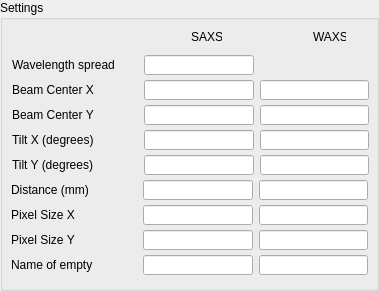
   <widget class="QGroupBox" name="groupBox_7">
    <property name="geometry">
     <rect>
      <x>720</x>
      <y>540</y>
      <width>379</width>
      <height>291</height>
     </rect>
    </property>
    <property name="title">
     <string>Settings</string>
    </property>
    <widget class="caTextEntry" name="catextentry_51">
     <property name="geometry">
      <rect>
       <x>144</x>
       <y>55</y>
       <width>110</width>
       <height>20</height>
      </rect>
     </property>
     <property name="channel" stdset="0">
      <string notr="true">9idcLAX:WavelengthSpread</string>
     </property>
     <property name="background">
      <color>
       <red>115</red>
       <green>215</green>
       <blue>253</blue>
      </color>
     </property>
     <property name="colorMode">
      <enum>caLineEdit::Static</enum>
     </property>
    </widget>
    <widget class="QLabel" name="label_31">
     <property name="geometry">
      <rect>
       <x>12</x>
       <y>132</y>
       <width>95</width>
       <height>16</height>
      </rect>
     </property>
     <property name="text">
      <string>&lt;html&gt;&lt;head/&gt;&lt;body&gt;&lt;p&gt;Tilt X (degrees)&lt;/p&gt;&lt;/body&gt;&lt;/html&gt;</string>
     </property>
    </widget>
    <widget class="caTextEntry" name="catextentry_52">
     <property name="geometry">
      <rect>
       <x>260</x>
       <y>80</y>
       <width>109</width>
       <height>20</height>
      </rect>
     </property>
     <property name="channel" stdset="0">
      <string notr="true">9idcLAX:USAXS_WAXS:BeamCenterX</string>
     </property>
     <property name="background">
      <color>
       <red>115</red>
       <green>215</green>
       <blue>253</blue>
      </color>
     </property>
     <property name="colorMode">
      <enum>caLineEdit::Static</enum>
     </property>
    </widget>
    <widget class="caTextEntry" name="catextentry_59">
     <property name="geometry">
      <rect>
       <x>144</x>
       <y>105</y>
       <width>110</width>
       <height>20</height>
      </rect>
     </property>
     <property name="channel" stdset="0">
      <string notr="true">9idcLAX:USAXS_Pin:BeamCenterY</string>
     </property>
     <property name="background">
      <color>
       <red>115</red>
       <green>215</green>
       <blue>253</blue>
      </color>
     </property>
     <property name="colorMode">
      <enum>caLineEdit::Static</enum>
     </property>
    </widget>
    <widget class="caTextEntry" name="catextentry_61">
     <property name="geometry">
      <rect>
       <x>260</x>
       <y>155</y>
       <width>109</width>
       <height>20</height>
      </rect>
     </property>
     <property name="channel" stdset="0">
      <string notr="true">9idcLAX:USAXS_WAXS:DetectorTiltY</string>
     </property>
     <property name="background">
      <color>
       <red>115</red>
       <green>215</green>
       <blue>253</blue>
      </color>
     </property>
     <property name="colorMode">
      <enum>caLineEdit::Static</enum>
     </property>
    </widget>
    <widget class="QLabel" name="label_32">
     <property name="geometry">
      <rect>
       <x>11</x>
       <y>207</y>
       <width>67</width>
       <height>16</height>
      </rect>
     </property>
     <property name="text">
      <string>&lt;html&gt;&lt;head/&gt;&lt;body&gt;&lt;p&gt;Pixel Size X&lt;/p&gt;&lt;/body&gt;&lt;/html&gt;</string>
     </property>
    </widget>
    <widget class="caTextEntry" name="catextentry_53">
     <property name="geometry">
      <rect>
       <x>260</x>
       <y>105</y>
       <width>109</width>
       <height>20</height>
      </rect>
     </property>
     <property name="channel" stdset="0">
      <string notr="true">9idcLAX:USAXS_WAXS:BeamCenterY</string>
     </property>
     <property name="background">
      <color>
       <red>115</red>
       <green>215</green>
       <blue>253</blue>
      </color>
     </property>
     <property name="colorMode">
      <enum>caLineEdit::Static</enum>
     </property>
    </widget>
    <widget class="QLabel" name="label_33">
     <property name="geometry">
      <rect>
       <x>12</x>
       <y>57</y>
       <width>120</width>
       <height>16</height>
      </rect>
     </property>
     <property name="text">
      <string>&lt;html&gt;&lt;head/&gt;&lt;body&gt;&lt;p&gt;Wavelength spread&lt;/p&gt;&lt;/body&gt;&lt;/html&gt;</string>
     </property>
    </widget>
    <widget class="caTextEntry" name="catextentry_62">
     <property name="geometry">
      <rect>
       <x>143</x>
       <y>255</y>
       <width>110</width>
       <height>20</height>
      </rect>
     </property>
     <property name="channel" stdset="0">
      <string notr="true">9idcLAX:USAXS_Pin:EmptyFileName</string>
     </property>
     <property name="background">
      <color>
       <red>115</red>
       <green>215</green>
       <blue>253</blue>
      </color>
     </property>
     <property name="colorMode">
      <enum>caLineEdit::Static</enum>
     </property>
    </widget>
    <widget class="caTextEntry" name="catextentry_58">
     <property name="geometry">
      <rect>
       <x>144</x>
       <y>130</y>
       <width>110</width>
       <height>20</height>
      </rect>
     </property>
     <property name="channel" stdset="0">
      <string notr="true">9idcLAX:USAXS_Pin:DetectorTiltX</string>
     </property>
     <property name="background">
      <color>
       <red>115</red>
       <green>215</green>
       <blue>253</blue>
      </color>
     </property>
     <property name="colorMode">
      <enum>caLineEdit::Static</enum>
     </property>
    </widget>
    <widget class="QLabel" name="label_34">
     <property name="geometry">
      <rect>
       <x>12</x>
       <y>157</y>
       <width>95</width>
       <height>16</height>
      </rect>
     </property>
     <property name="text">
      <string>&lt;html&gt;&lt;head/&gt;&lt;body&gt;&lt;p&gt;Tilt Y (degrees)&lt;/p&gt;&lt;/body&gt;&lt;/html&gt;</string>
     </property>
    </widget>
    <widget class="QLabel" name="label_35">
     <property name="geometry">
      <rect>
       <x>11</x>
       <y>232</y>
       <width>67</width>
       <height>16</height>
      </rect>
     </property>
     <property name="text">
      <string>&lt;html&gt;&lt;head/&gt;&lt;body&gt;&lt;p&gt;Pixel Size Y&lt;/p&gt;&lt;/body&gt;&lt;/html&gt;</string>
     </property>
    </widget>
    <widget class="caTextEntry" name="catextentry_56">
     <property name="geometry">
      <rect>
       <x>259</x>
       <y>255</y>
       <width>109</width>
       <height>20</height>
      </rect>
     </property>
     <property name="channel" stdset="0">
      <string notr="true">9idcLAX:USAXS_WAXS:EmptyFileName</string>
     </property>
     <property name="background">
      <color>
       <red>115</red>
       <green>215</green>
       <blue>253</blue>
      </color>
     </property>
     <property name="colorMode">
      <enum>caLineEdit::Static</enum>
     </property>
    </widget>
    <widget class="QLabel" name="label_36">
     <property name="geometry">
      <rect>
       <x>313</x>
       <y>29</y>
       <width>33</width>
       <height>16</height>
      </rect>
     </property>
     <property name="text">
      <string>WAXS</string>
     </property>
    </widget>
    <widget class="caTextEntry" name="catextentry_54">
     <property name="geometry">
      <rect>
       <x>259</x>
       <y>205</y>
       <width>109</width>
       <height>20</height>
      </rect>
     </property>
     <property name="channel" stdset="0">
      <string notr="true">9idcLAX:USAXS_WAXS:PinPixSizeX</string>
     </property>
     <property name="background">
      <color>
       <red>115</red>
       <green>215</green>
       <blue>253</blue>
      </color>
     </property>
     <property name="colorMode">
      <enum>caLineEdit::Static</enum>
     </property>
    </widget>
    <widget class="QLabel" name="label_37">
     <property name="geometry">
      <rect>
       <x>11</x>
       <y>182</y>
       <width>91</width>
       <height>16</height>
      </rect>
     </property>
     <property name="text">
      <string>&lt;html&gt;&lt;head/&gt;&lt;body&gt;&lt;p&gt;Distance (mm)&lt;/p&gt;&lt;/body&gt;&lt;/html&gt;</string>
     </property>
    </widget>
    <widget class="caTextEntry" name="catextentry_63">
     <property name="geometry">
      <rect>
       <x>259</x>
       <y>230</y>
       <width>109</width>
       <height>20</height>
      </rect>
     </property>
     <property name="channel" stdset="0">
      <string notr="true">9idcLAX:USAXS_WAXS:PinPixSizeY</string>
     </property>
     <property name="background">
      <color>
       <red>115</red>
       <green>215</green>
       <blue>253</blue>
      </color>
     </property>
     <property name="colorMode">
      <enum>caLineEdit::Static</enum>
     </property>
    </widget>
    <widget class="caTextEntry" name="catextentry_57">
     <property name="geometry">
      <rect>
       <x>143</x>
       <y>230</y>
       <width>110</width>
       <height>20</height>
      </rect>
     </property>
     <property name="channel" stdset="0">
      <string notr="true">9idcLAX:USAXS_Pin:PinPixSizeY</string>
     </property>
     <property name="background">
      <color>
       <red>115</red>
       <green>215</green>
       <blue>253</blue>
      </color>
     </property>
     <property name="colorMode">
      <enum>caLineEdit::Static</enum>
     </property>
    </widget>
    <widget class="QLabel" name="label_48">
     <property name="geometry">
      <rect>
       <x>191</x>
       <y>29</y>
       <width>31</width>
       <height>16</height>
      </rect>
     </property>
     <property name="text">
      <string>SAXS</string>
     </property>
    </widget>
    <widget class="caTextEntry" name="catextentry_55">
     <property name="geometry">
      <rect>
       <x>143</x>
       <y>180</y>
       <width>110</width>
       <height>20</height>
      </rect>
     </property>
     <property name="channel" stdset="0">
      <string notr="true">9idcLAX:USAXS_Pin:Distance</string>
     </property>
     <property name="background">
      <color>
       <red>115</red>
       <green>215</green>
       <blue>253</blue>
      </color>
     </property>
     <property name="colorMode">
      <enum>caLineEdit::Static</enum>
     </property>
    </widget>
    <widget class="caTextEntry" name="catextentry_65">
     <property name="geometry">
      <rect>
       <x>144</x>
       <y>80</y>
       <width>110</width>
       <height>20</height>
      </rect>
     </property>
     <property name="channel" stdset="0">
      <string notr="true">9idcLAX:USAXS_Pin:BeamCenterX</string>
     </property>
     <property name="background">
      <color>
       <red>115</red>
       <green>215</green>
       <blue>253</blue>
      </color>
     </property>
     <property name="colorMode">
      <enum>caLineEdit::Static</enum>
     </property>
    </widget>
    <widget class="QLabel" name="label_49">
     <property name="geometry">
      <rect>
       <x>12</x>
       <y>82</y>
       <width>92</width>
       <height>16</height>
      </rect>
     </property>
     <property name="text">
      <string>&lt;html&gt;&lt;head/&gt;&lt;body&gt;&lt;p&gt;Beam Center X&lt;/p&gt;&lt;/body&gt;&lt;/html&gt;</string>
     </property>
    </widget>
    <widget class="caTextEntry" name="catextentry_64">
     <property name="geometry">
      <rect>
       <x>259</x>
       <y>180</y>
       <width>109</width>
       <height>20</height>
      </rect>
     </property>
     <property name="placeholderText">
      <string/>
     </property>
     <property name="channel" stdset="0">
      <string notr="true">9idcLAX:USAXS_WAXS:Distance</string>
     </property>
     <property name="background">
      <color>
       <red>115</red>
       <green>215</green>
       <blue>253</blue>
      </color>
     </property>
     <property name="colorMode">
      <enum>caLineEdit::Static</enum>
     </property>
    </widget>
    <widget class="QLabel" name="label_50">
     <property name="geometry">
      <rect>
       <x>12</x>
       <y>107</y>
       <width>92</width>
       <height>16</height>
      </rect>
     </property>
     <property name="text">
      <string>&lt;html&gt;&lt;head/&gt;&lt;body&gt;&lt;p&gt;Beam Center Y&lt;/p&gt;&lt;/body&gt;&lt;/html&gt;</string>
     </property>
    </widget>
    <widget class="caTextEntry" name="catextentry_60">
     <property name="geometry">
      <rect>
       <x>260</x>
       <y>130</y>
       <width>109</width>
       <height>20</height>
      </rect>
     </property>
     <property name="channel" stdset="0">
      <string notr="true">9idcLAX:USAXS_WAXS:DetectorTiltX</string>
     </property>
     <property name="background">
      <color>
       <red>115</red>
       <green>215</green>
       <blue>253</blue>
      </color>
     </property>
     <property name="colorMode">
      <enum>caLineEdit::Static</enum>
     </property>
    </widget>
    <widget class="caTextEntry" name="catextentry_66">
     <property name="geometry">
      <rect>
       <x>143</x>
       <y>205</y>
       <width>110</width>
       <height>20</height>
      </rect>
     </property>
     <property name="channel" stdset="0">
      <string notr="true">9idcLAX:USAXS_Pin:PinPixSizeX</string>
     </property>
     <property name="background">
      <color>
       <red>115</red>
       <green>215</green>
       <blue>253</blue>
      </color>
     </property>
     <property name="colorMode">
      <enum>caLineEdit::Static</enum>
     </property>
    </widget>
    <widget class="caTextEntry" name="catextentry_67">
     <property name="geometry">
      <rect>
       <x>144</x>
       <y>155</y>
       <width>110</width>
       <height>20</height>
      </rect>
     </property>
     <property name="channel" stdset="0">
      <string notr="true">9idcLAX:USAXS_Pin:DetectorTiltY</string>
     </property>
     <property name="background">
      <color>
       <red>115</red>
       <green>215</green>
       <blue>253</blue>
      </color>
     </property>
     <property name="colorMode">
      <enum>caLineEdit::Static</enum>
     </property>
    </widget>
    <widget class="QLabel" name="label_51">
     <property name="geometry">
      <rect>
       <x>11</x>
       <y>257</y>
       <width>95</width>
       <height>16</height>
      </rect>
     </property>
     <property name="text">
      <string>&lt;html&gt;&lt;head/&gt;&lt;body&gt;&lt;p&gt;Name of empty&lt;/p&gt;&lt;/body&gt;&lt;/html&gt;</string>
     </property>
    </widget>
   </widget>
